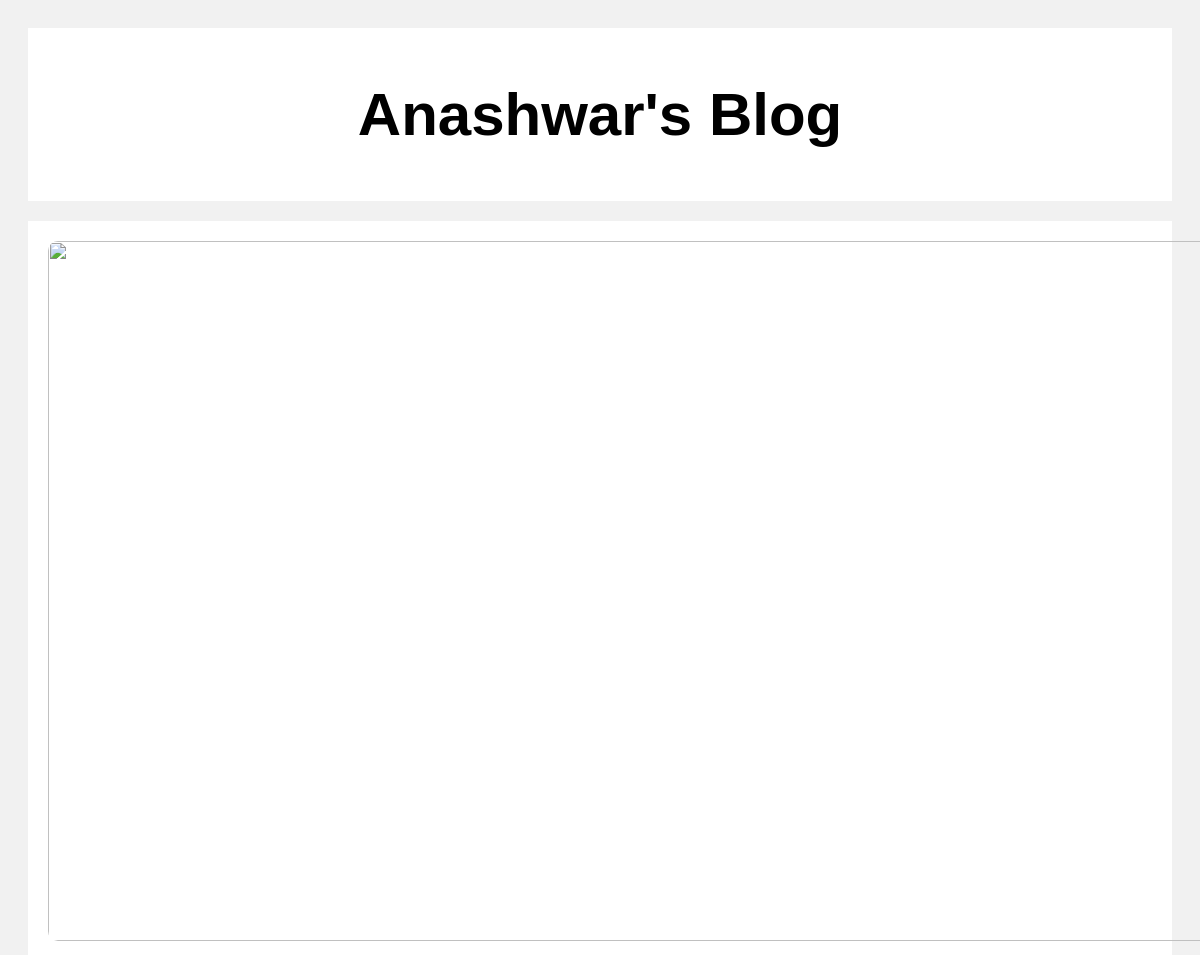
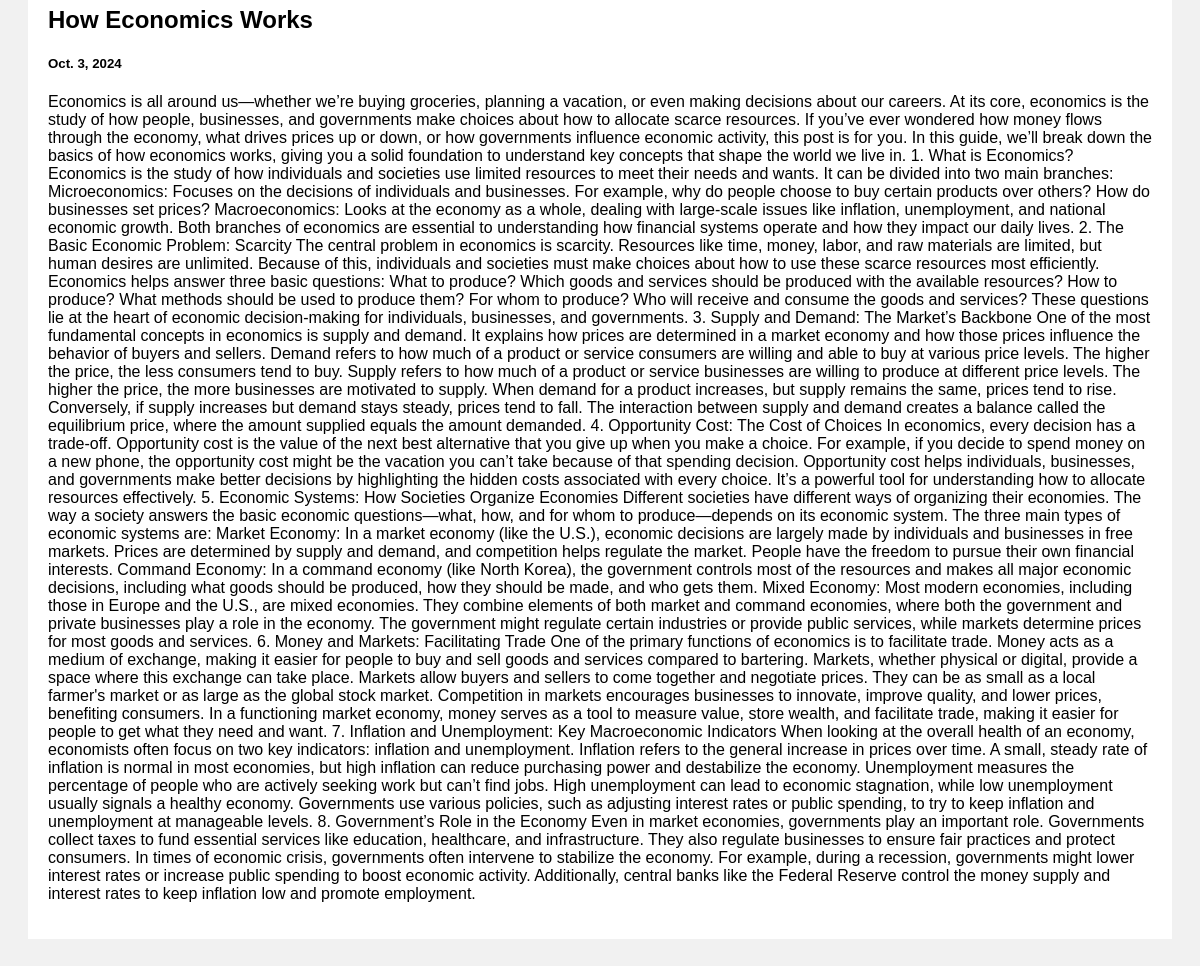
Screenshot of /post/3 with the database file from the repository (2 pictures, top to bottom).
### posts/models.py (models this page shows)
class posts(models.Model):
    title=models.CharField(max_length=500)
    Body=models.CharField(max_length=1000000)
    created_at=models.DateField(default=datetime.now(),blank=True)

### posts/views.py (the view)
# urls.py: path('post/<str:pk>',views.post,name="post")
def post(request,pk):
    post=posts.objects.get(id=pk)
    return render(request,'post.html',{'post':post})

### templates/post.html (shortened to what this page needs)
<!DOCTYPE html>
<html>
<head>
</head>
{% load static %}
<body>
<div class="header">
  <h2>Anashwar's Blog</h2>
</div>
<div class="row">
    <div class="card">
    <img src="/static/images/{{post.id}}.jpg" alt="{{ posts.title }}">
    <h2>{{post.title}}</h2>
    <h5>{{post.created_at}}</h5>
    <p>{{post.Body}}</p>
    </div>
</div>
</body>
</html>

### templates/post.html (style rules this page uses)
* { box-sizing: border-box; }
body { font-family: Arial; padding: 20px; background: #f1f1f1; }
.header { padding: 2px; font-size: 40px; text-align: center; background: white; }
.card { background-color: white; padding: 20px; margin-top: 20px; }
.row:after { content: ""; display: table; clear: both; }
.card img { width:1170px; height: 700px; display: block; margin-bottom: 15px; border-radius: 10px; }

### rows the page displays
posts: title "How Economics Works", created_at "Oct. 3, 2024", Body "Economics is all around us—whether we’re buying groceries, planning a vacation, or even making decisions about our careers. At its core, economics is the study of how people, businesses, and governments make choices about how to allocate scarce resources. If you’ve ever wondered how money flows through the economy, what drives prices up or down, or how governments influence economic activity, this post is for you. In this guide, we’ll break down the basics of how economics works, giving you a solid foundation to understand key concepts that shape the world we live in. 1. What is Economics? Economics is the study of how individuals and societies use limited resources to meet their needs and…"
